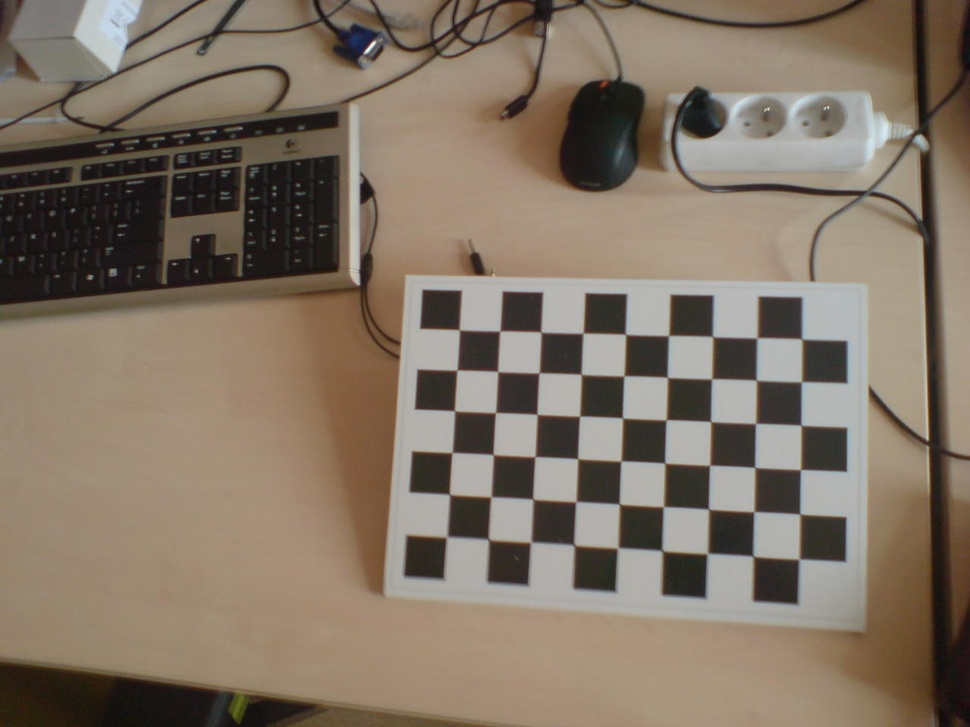
#> input picture opencv_py/K800i_calib/DSC00774.JPG, 970 x 727 px, shrunk from 1280 x 960 before the run, given in place of the camera
$ python motion_detection_cv2.py
#> lines starting #> are read from the running program, lines starting #| are printed output that depends on the picture; after the words box and inside, x2 and y2 are one past the last pixel; in counts of white or black regions, pixels touching at a corner belong together
#!/usr/bin/env python

import argparse
import sys

import cv2

parser = argparse.ArgumentParser()
parser.add_argument("input_video", nargs="?", default=0)
parser.add_argument("--min-area", "-m", type=int, default=500)
args = parser.parse_args()

cap = cv2.VideoCapture(args.input_video)

if not cap.isOpened():
    print("Error: Could not open video.")
    exit()

# Create the background subtractor object using MOG2 algorithm.
back_sub = cv2.createBackgroundSubtractorMOG2(history=500, varThreshold=16, detectShadows=True)
# Kernel for morphological opening and dilation
kernel = cv2.getStructuringElement(cv2.MORPH_ELLIPSE, (3, 3))

while True:
    ret, frame = cap.read()
#> frame is the input picture: shape (727, 970, 3); mean B, G, R 100.9, 116, 129.7
    if not ret:
        break

    # Apply background subtraction to get the foreground mask
    fg_mask = back_sub.apply(frame)
#> fg_mask: shape (727, 970); every value is 127
    # Open operation to remove noise
    fg_mask = cv2.morphologyEx(fg_mask, cv2.MORPH_OPEN, kernel, iterations=2)
    # Make more bold
    fg_mask = cv2.dilate(fg_mask, kernel, iterations=1)

    contours, _ = cv2.findContours(fg_mask, cv2.RETR_EXTERNAL, cv2.CHAIN_APPROX_SIMPLE)
#> contours = [[[0, 0], [0, 726], [969, 726], [969, 0]]]

    # Draw bounding boxes around detected moving objects
    for cnt in contours:
        area = cv2.contourArea(cnt)
        if area > args.min_area:
            x, y, w, h = cv2.boundingRect(cnt)
            cv2.rectangle(frame, (x, y), (x + w, y + h), (0, 255, 0), 2)
#> this loop made 1 pass
#> (cnt, area, x, y, w, h) on pass 1: ([[0, 0], [0, 726], [969, 726], [969, 0]], 703494, 0, 0, 970, 727)
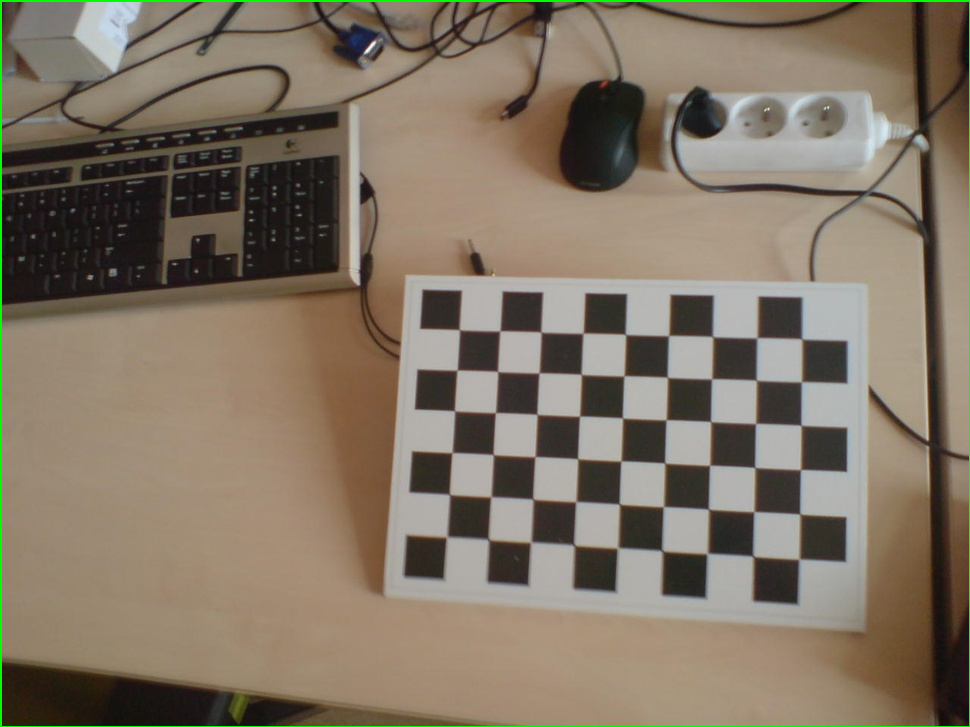
#> frame: shape (727, 970, 3); 0.72% of pixels changed, all inside (x1, y1, x2, y2) = (0, 0, 970, 727)

    cv2.imshow('Frame', frame)
    cv2.imshow('Foreground Mask', fg_mask)

    if cv2.waitKey(30) & 0xFF == ord('q'):
#> (key q is pressed here)
        break

cap.release()
cv2.destroyAllWindows()

$ run again, on opencv_py/K800i_calib/DSC00775.JPG
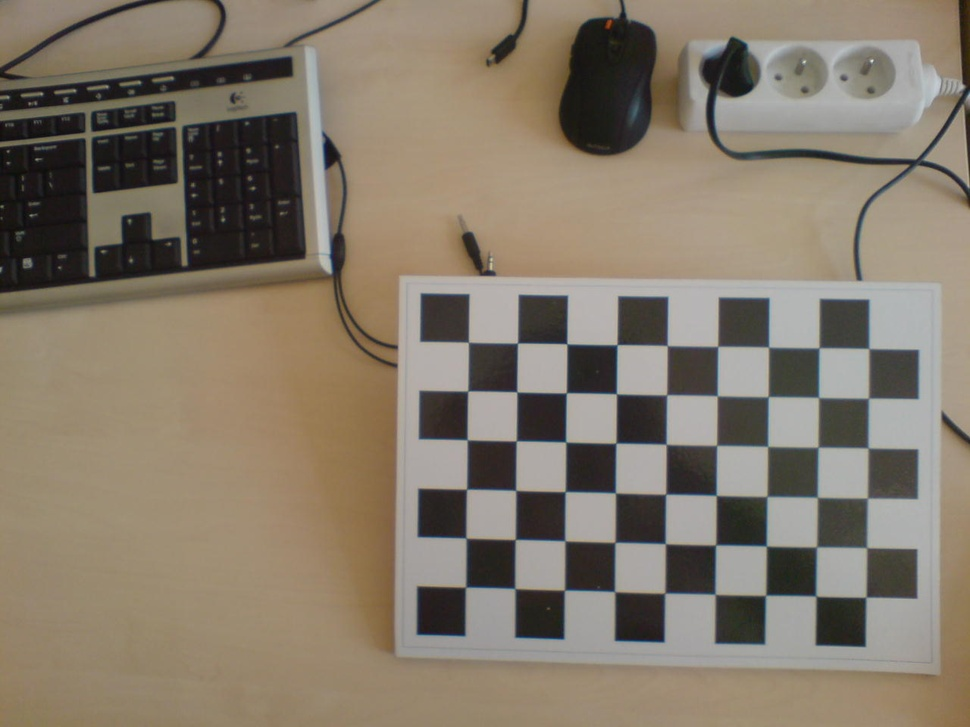
#> input picture opencv_py/K800i_calib/DSC00775.JPG, 970 x 727 px, shrunk from 1280 x 960 before the run, given in place of the camera
#> frame is the input picture: shape (727, 970, 3); mean B, G, R 106.5, 121.7, 132.5
#> fg_mask: shape (727, 970); every value is 127
#> contours = [[[0, 0], [0, 726], [969, 726], [969, 0]]]
#> the loop `for cnt in contours:` made 1 pass
#> (cnt, area, x, y, w, h) on pass 1: ([[0, 0], [0, 726], [969, 726], [969, 0]], 703494, 0, 0, 970, 727)
#> after the loop `for cnt in contours:`:
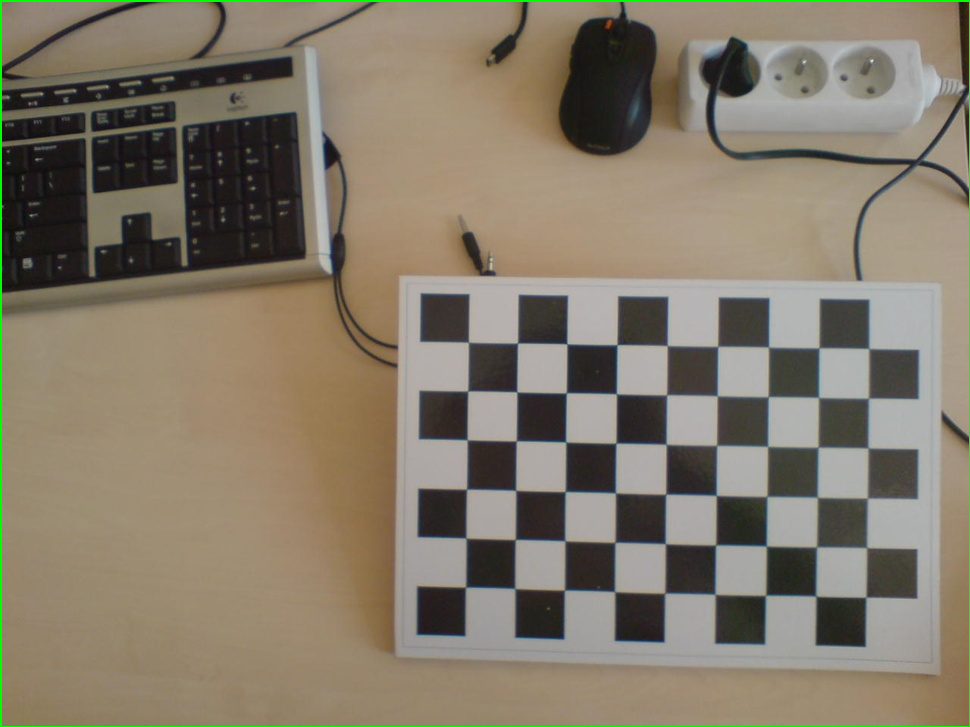
#> frame: shape (727, 970, 3); 0.72% of pixels changed, all inside (x1, y1, x2, y2) = (0, 0, 970, 727)

$ run again, on opencv_py/K800i_calib/DSC00776.JPG
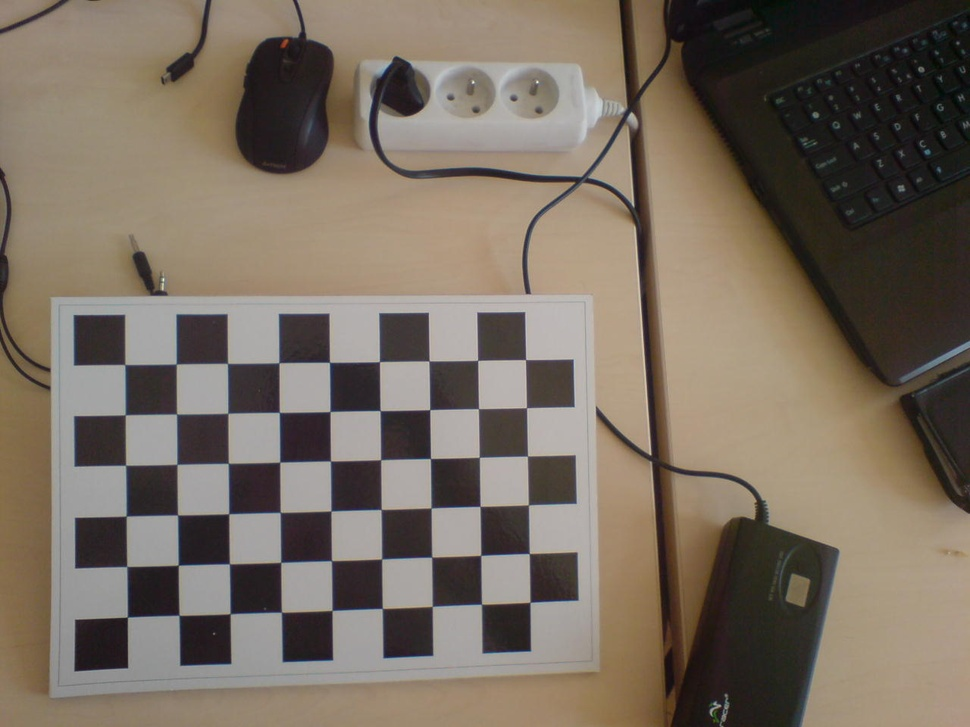
#> input picture opencv_py/K800i_calib/DSC00776.JPG, 970 x 727 px, shrunk from 1280 x 960 before the run, given in place of the camera
#> frame is the input picture: shape (727, 970, 3); mean B, G, R 96.4, 109.1, 120.6
#> fg_mask: shape (727, 970); every value is 127
#> contours = [[[0, 0], [0, 726], [969, 726], [969, 0]]]
#> the loop `for cnt in contours:` made 1 pass
#> (cnt, area, x, y, w, h) on pass 1: ([[0, 0], [0, 726], [969, 726], [969, 0]], 703494, 0, 0, 970, 727)
#> after the loop `for cnt in contours:`:
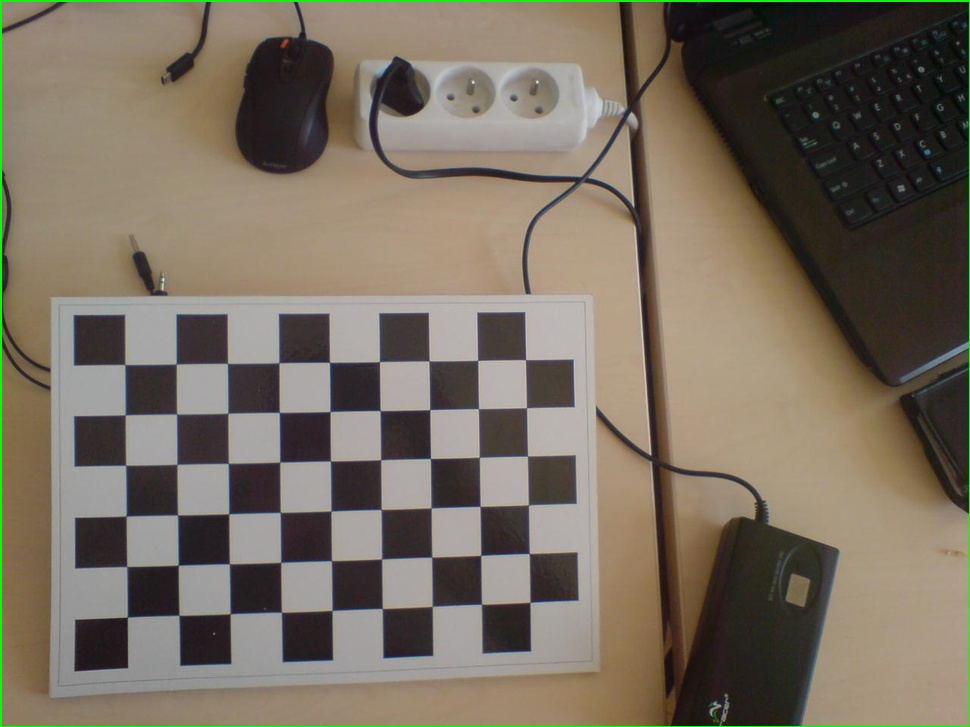
#> frame: shape (727, 970, 3); 0.72% of pixels changed, all inside (x1, y1, x2, y2) = (0, 0, 970, 727)

$ run again, on opencv_py/K800i_calib/DSC00777.JPG
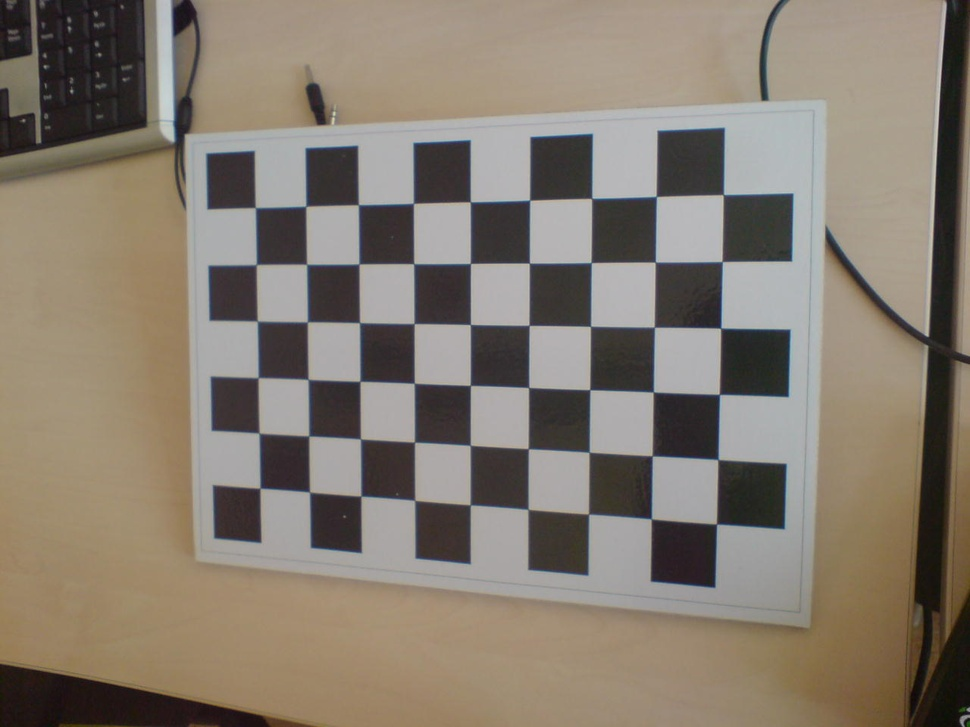
#> input picture opencv_py/K800i_calib/DSC00777.JPG, 970 x 727 px, shrunk from 1280 x 960 before the run, given in place of the camera
#> frame is the input picture: shape (727, 970, 3); mean B, G, R 111.4, 123.5, 133.3
#> fg_mask: shape (727, 970); every value is 127
#> contours = [[[0, 0], [0, 726], [969, 726], [969, 0]]]
#> the loop `for cnt in contours:` made 1 pass
#> (cnt, area, x, y, w, h) on pass 1: ([[0, 0], [0, 726], [969, 726], [969, 0]], 703494, 0, 0, 970, 727)
#> after the loop `for cnt in contours:`:
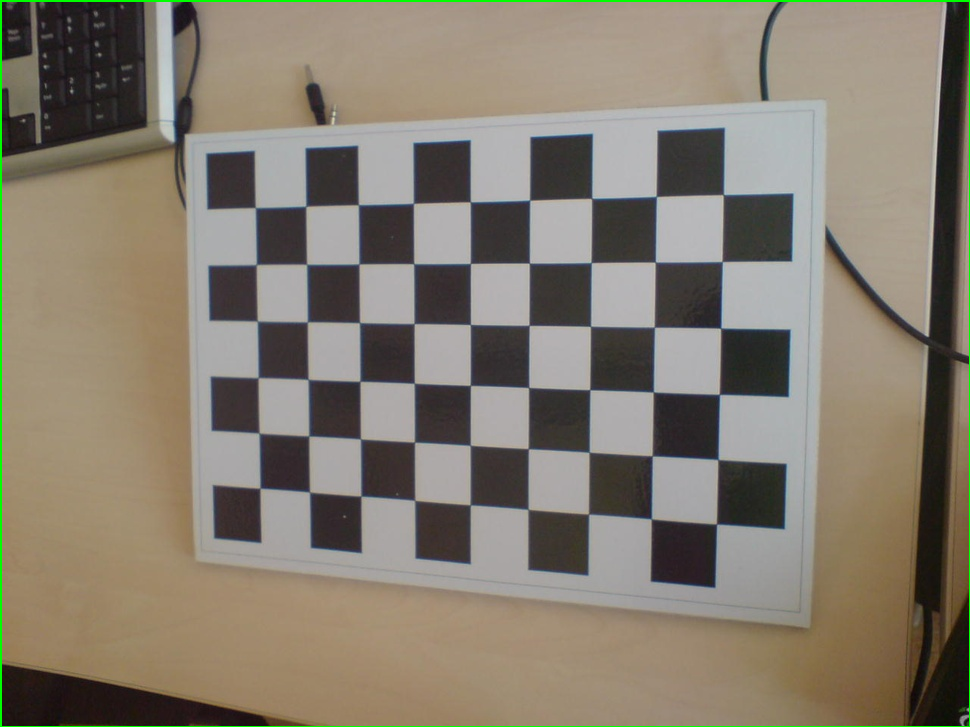
#> frame: shape (727, 970, 3); 0.72% of pixels changed, all inside (x1, y1, x2, y2) = (0, 0, 970, 727)
